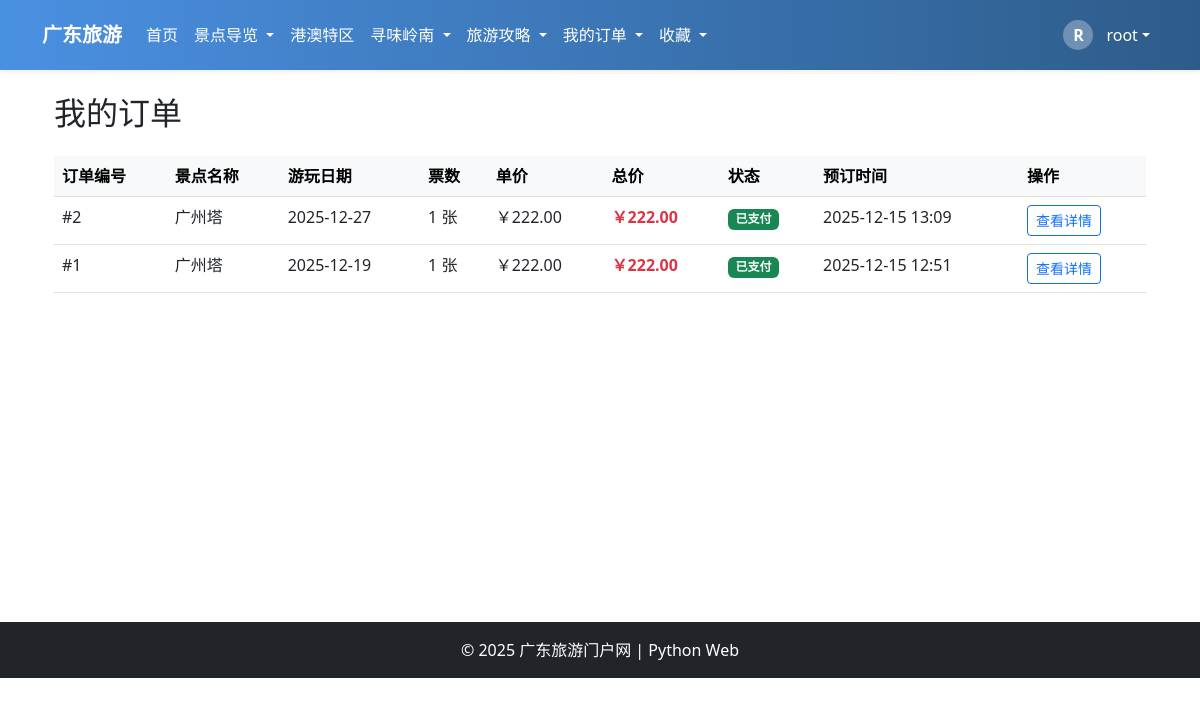
The app's page /bookingApp/my_bookings/ (signed in), older data.
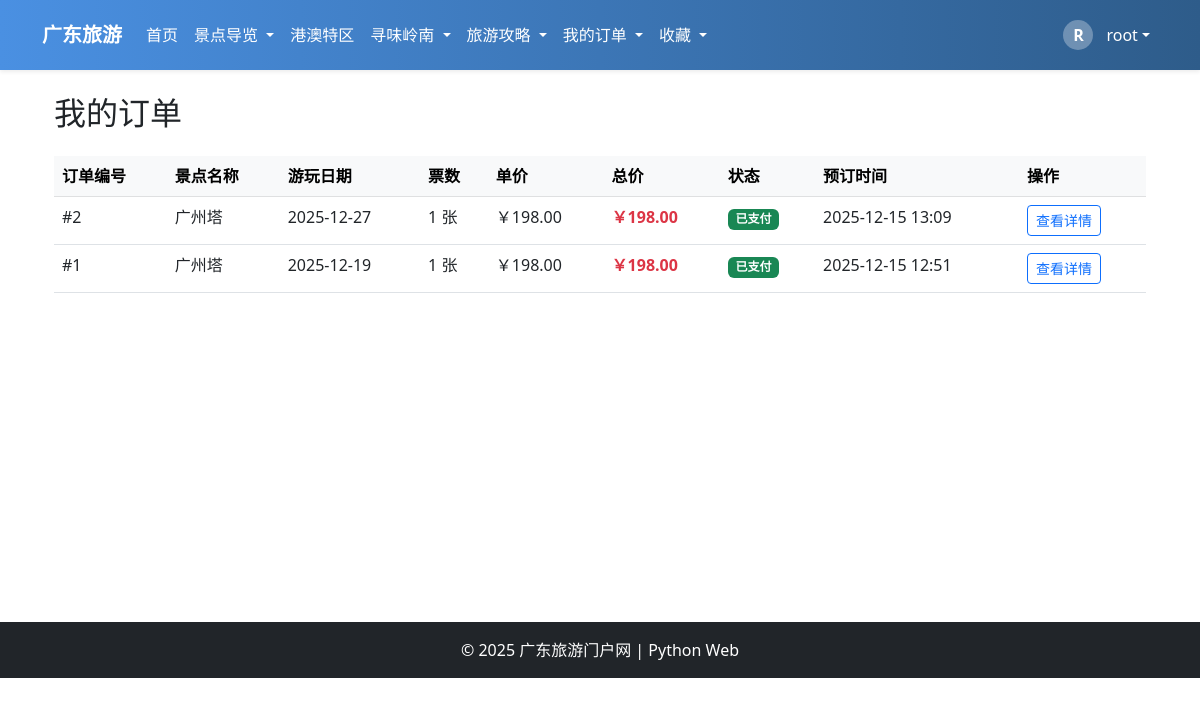
The same page, newer data.
### bookingApp/models.py (models this page shows, shortened)
class Booking(models.Model):
    STATUS_CHOICES = (
        ('pending', '待支付'),
        ('paid', '已支付'),
        ('cancelled', '已取消'),
    )
    user = models.ForeignKey(User, on_delete=models.CASCADE, verbose_name="下单用户")
    attraction = models.ForeignKey(Attraction, on_delete=models.CASCADE, verbose_name="预订景点")
    visit_date = models.DateField(verbose_name="游玩日期")
    quantity = models.PositiveIntegerField(default=1, verbose_name="票数")
    status = models.CharField(max_length=20, choices=STATUS_CHOICES, default='paid', verbose_name="状态")
    created_at = models.DateTimeField(default=timezone.now, null=True, blank=True, verbose_name="创建时间")
    @property
    def total_price(self):
        return self.attraction.price * self.quantity

### attractionsApp/models.py (models this page shows, shortened)
class Attraction(models.Model):
    REGION_CHOICES = (
        ('yue_bei', '粤北'),
        ('yue_xi', '粤西'),
        ('yue_nan', '珠三角'),
        ('yue_dong', '粤东'),
        ('gang_ao', '港澳'),
    )
    CITY_CHOICES = (
        ('guangzhou', '广州'),
        ('shenzhen', '深圳'),
        ('foshan', '佛山'),
        ('dongguan', '东莞'),
        ('zhuhai', '珠海'),
        ('zhongshan', '中山'),
        ('jiangmen', '江门'),
        ('huizhou', '惠州'),
        ('zhaoqing', '肇庆'),
        ('shantou', '汕头'),
        ('chaozhou', '潮州'),
        ('jieyang', '揭阳'),
        ('shanwei', '汕尾'),
        ('meizhou', '梅州'),
        ('shaoguan', '韶关'),
        ('qingyuan', '清远'),
        ('heyuan', '河源'),
        ('maoming', '茂名'),
        ('yangjiang', '阳江'),
        ('yunfu', '云浮'),
        ('zhanjiang', '湛江'),
    )
    TYPE_CHOICES = (
        ('natural', '自然'),
        ('cultural', '人文'),
        ('mixed', '综合'),
    )
    name = models.CharField(max_length=100, verbose_name="景点名称")
    region = models.CharField(max_length=20, choices=REGION_CHOICES, verbose_name="所属区域")
    city = models.CharField(max_length=20, choices=CITY_CHOICES, verbose_name="所属城市", default='guangzhou')
    attraction_type = models.CharField(max_length=20, choices=TYPE_CHOICES, verbose_name="景点类型", default='mixed')
    description = models.TextField(verbose_name="景点介绍")
    price = models.DecimalField(max_digits=7, decimal_places=2, verbose_name="门票价格", null=True, blank=True)
    is_free = models.BooleanField(default=False, verbose_name="门票免费")
    image = models.ImageField(upload_to='attractions/', verbose_name="封面图")
    opening_hours = models.CharField(max_length=200, verbose_name="开放时间", default="09:00-18:00")
    map_image = models.ImageField(upload_to='attractions/maps/', verbose_name="地图位置图", null=True, blank=True)
    view_count = models.PositiveIntegerField(default=0, verbose_name="浏览量")
    like_count = models.PositiveIntegerField(default=0, verbose_name="点赞数")
    created_at = models.DateTimeField(auto_now_add=True, verbose_name="创建时间")
    updated_at = models.DateTimeField(auto_now=True, verbose_name="更新时间")
    class Meta:
        ordering = ['-created_at']
        verbose_name = "景点"
        verbose_name_plural = "景点"

### bookingApp/views.py (the view)
# urls.py: path('my_bookings/', views.my_bookings, name='my_bookings'),  # 我的订单
@login_required
def my_bookings(request):
    bookings = Booking.objects.filter(user=request.user).order_by('-created_at')
    return render(request, 'booking/list.html', {'bookings': bookings})

### templates/booking/list.html (shortened to what this page needs)
{% extends 'base.html' %}
{% block content %}
<div class="container mt-4">
    <h2 class="mb-4">我的订单</h2>
    {% if bookings %}
        <div class="table-responsive">
            <table class="table table-hover">
                <thead class="table-light">
                    <tr>
                        <th>订单编号</th>
                        <th>景点名称</th>
                        <th>游玩日期</th>
                        <th>票数</th>
                        <th>单价</th>
                        <th>总价</th>
                        <th>状态</th>
                        <th>预订时间</th>
                        <th>操作</th>
                    </tr>
                </thead>
                <tbody>
                    {% for booking in bookings %}
                    <tr>
                        <td>#{{ booking.id }}</td>
                        <td>{{ booking.attraction.name }}</td>
                        <td>{{ booking.visit_date|date:"Y-m-d" }}</td>
                        <td>{{ booking.quantity }} 张</td>
                        <td>￥{{ booking.attraction.price }}</td>
                        <td class="text-danger fw-bold">￥{{ booking.total_price }}</td>
                        <td>
                            {% if booking.status == 'paid' %}
                                <span class="badge bg-success">已支付</span>
                            {% elif booking.status == 'pending' %}
                                <span class="badge bg-warning">待支付</span>
                            {% else %}
                                <span class="badge bg-secondary">已取消</span>
                            {% endif %}
                        </td>
                        <td>{{ booking.created_at|date:"Y-m-d H:i" }}</td>
                        <td>
                            <a href="{% url 'bookingApp:booking_detail' booking.id %}" class="btn btn-sm btn-outline-primary">查看详情</a>
                        </td>
                    </tr>
                    {% endfor %}
                </tbody>
            </table>
        </div>
    {% else %}
        <div class="alert alert-info text-center">
            <p class="mb-0">您还没有任何订单，<a href="{% url 'attractionsApp:attraction_list' %}">去看看景点吧</a></p>
        </div>
    {% endif %}
</div>
{% endblock %}

Row changes from the older to the newer data that the page shows:
changed through a linked row, Booking id 2: attraction.price "222.00" → "198.00"; total_price "222.00" → "198.00"
changed through a linked row, Booking id 1: attraction.price "222.00" → "198.00"; total_price "222.00" → "198.00"
